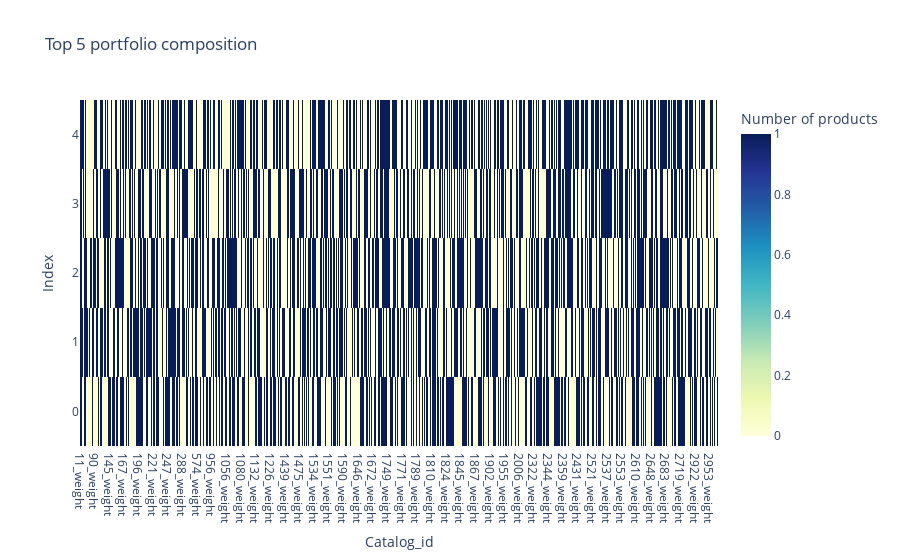

Notebook code cell kept with this figure:
### Code cell
# Create heatmap using Plotly
fig = go.Figure(data=go.Heatmap(
    z=top_5_port.drop(columns=["Revenue", "Volatility", "Sharpe"], axis = 1).values,
    x=top_5_port.drop(columns=["Revenue", "Volatility", "Sharpe"], axis = 1).columns,
    y=top_5_port.drop(columns=["Revenue", "Volatility", "Sharpe"], axis = 1).index,
    colorscale='YlGnBu',
    colorbar=dict(title='Number of products')
))

fig.update_layout(
    title='Top 5 portfolio composition',
    xaxis_title='Catalog_id',
    yaxis_title='Index'
)
fig

### Figure 1 — Plotly figure (JSON) as saved in the notebook; plotly's stock layout.template omitted (floating-point values rounded to 4 significant figures; data arrays with more than 128 entries replaced by an {"elided": "..."} marker saying what was removed)
{"data": [{"colorbar": {"title": {"text": "Number of products"}}, "colorscale": [[0, "rgb(255,255,217)"], [0.125, "rgb(237,248,177)"], [0.25, "rgb(199,233,180)"], [0.375, "rgb(127,205,187)"], [0.5, "rgb(65,182,196)"], [0.625, "rgb(29,145,192)"], [0.75, "rgb(34,94,168)"], [0.875, "rgb(37,52,148)"], [1, "rgb(8,29,88)"]], "type": "heatmap", "x": {"elided": "610 str values"}, "y": [0, 1, 2, 3, 4], "z": {"elided": "5x610 int values"}}], "layout": {"title": {"text": "Top 5 portfolio composition"}, "xaxis": {"title": {"text": "Catalog_id"}}, "yaxis": {"title": {"text": "Index"}}}}
